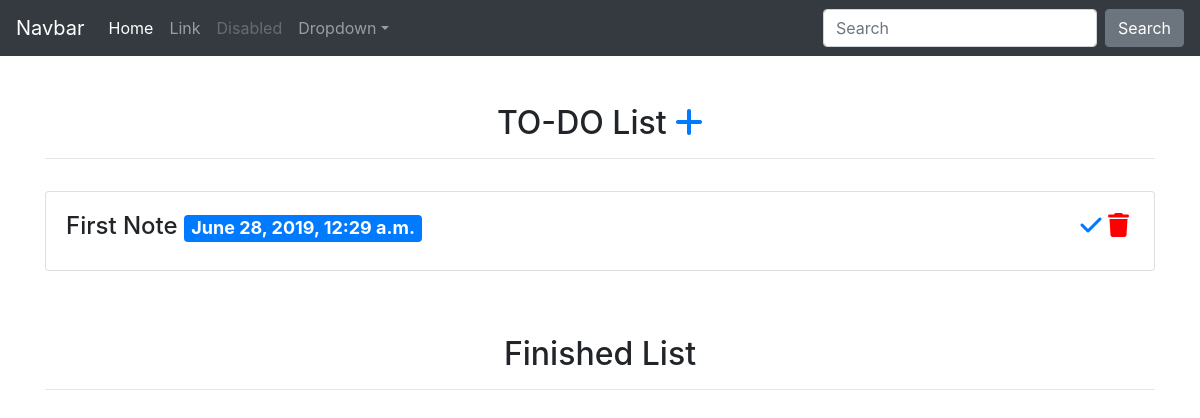
The app's page /, older data.
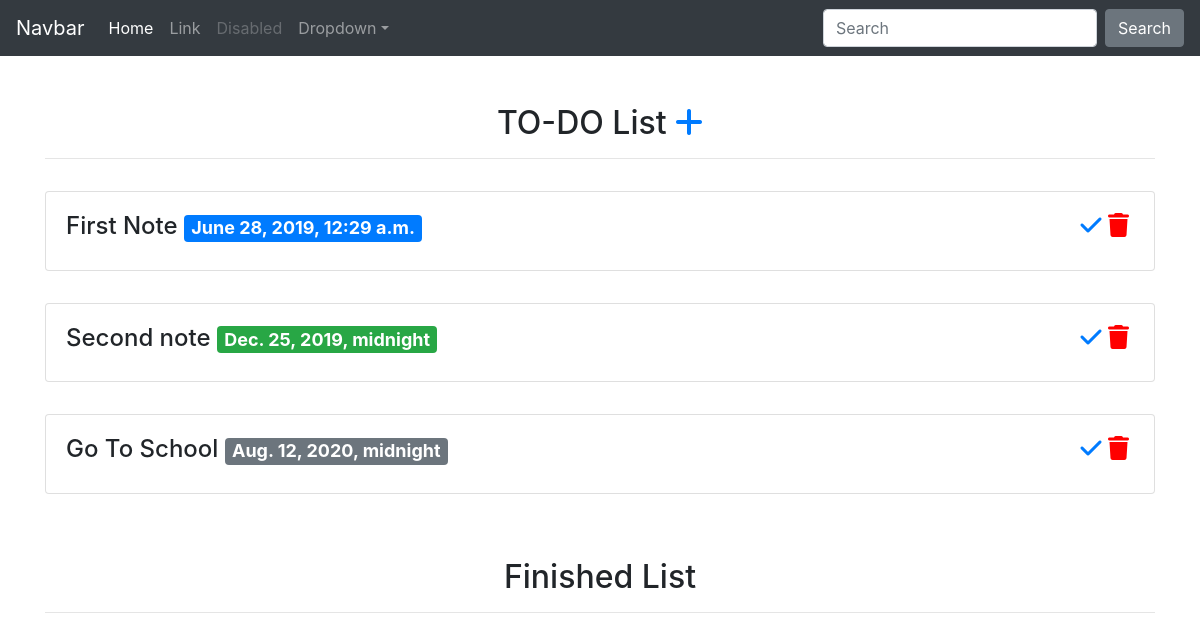
The same page, newer data.
### notes/models.py (models this page shows, shortened)
class Note(models.Model):
    title = models.CharField( max_length=100)
    due_date = models.DateTimeField(auto_now=False, auto_now_add=False)
    label = models.CharField(choices = LABEL_CHOICES, max_length=2)
    finished = models.BooleanField( default=False)
    def get_finish_item_url(self):
        return reverse("finish-note-item",kwargs={
            'id':self.id
        })
    def get_delete_item_url(self):
        return reverse("delete-note-item",kwargs={
            'id':self.id
        })

### notes/views.py (the view)
# urls.py: path('',note_list_view,name='note-list'),
def note_list_view(request):
    form = NoteModelForm()
    if request.method == "POST":
        form = NoteModelForm(request.POST)
        if form.is_valid():
            form.save()
            return redirect('note-list')
    to_do_list = Note.objects.all().filter(finished=False)
    finished = Note.objects.all().filter(finished=True)
    context = {
        'to_do_list':to_do_list,
        'finished':finished,
        'form':form
    }
    return render(request,'note_list.html',context)

### notes/forms.py
class NoteModelForm(forms.ModelForm):
    class Meta:
        model = Note
        fields = ("title",'due_date','label')
    title= forms.CharField(widget = forms.TextInput(
        attrs={
            'placeholder': 'Title',
            'class': 'form-control'
        }
    ))
    due_date= forms.CharField(widget = forms.TextInput(
        attrs={
            'placeholder': 'Due Date',
            'class': 'form-control'
        }
    ))

### templates/note_list.html (shortened to what this page needs)
{% extends "base.html" %}
{% block content %}
<div class="text-center mt-5">
   <h2>TO-DO List <a class="" data-toggle="collapse" href="#collapseExample" role="button" aria-expanded="false" aria-controls="collapseExample">
    <i class="fas fa-plus"></i>
  </a></h2>
</div>
<hr>
<div class="row">
   {% for note in to_do_list %}
   <div class="col-12">
      {% include "note-snippet.html" with note_snippet_var=note type="DELETE" %}
   </div>
   {% endfor %}
</div>
<div class="text-center mt-5">
   <h2>Finished List</h2>
</div>
<hr>
{% endblock content %}

### templates/note-snippet.html (shortened to what this page needs)
<div class="card mt-3 mb-3">
         <div class="card-body">
            <h4>{{note_snippet_var.title}}
               <span class="badge badge-{{note_snippet_var.get_label_display}}">
                  {{note_snippet_var.due_date}}
               </span>
               <span class="icons">
               {% if type == "DELETE" %}
                <a href="{{note_snippet_var.get_finish_item_url}}"><i class="fas fa-check" ></i></a>
               {% else %}
                <a href="{{note_snippet_var.get_recover_item_url}}"><i class="fas fa-times" ></i></a>
               {% endif %}
               <a href="{{note_snippet_var.get_delete_item_url}}"><i class="fas fa-trash" style="color:red"></i></a>
               </span>
            </h4>
         </div>
      </div>

Row changes from the older to the newer data that the page shows:
added Note: title "Second note", due_date "Dec. 25, 2019, midnight"
added Note: title "Go To School", due_date "Aug. 12, 2020, midnight"
